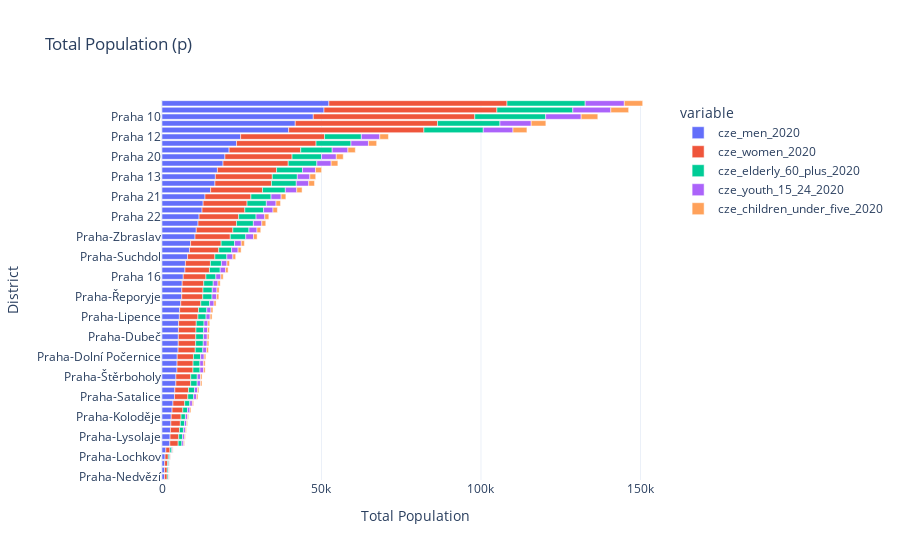
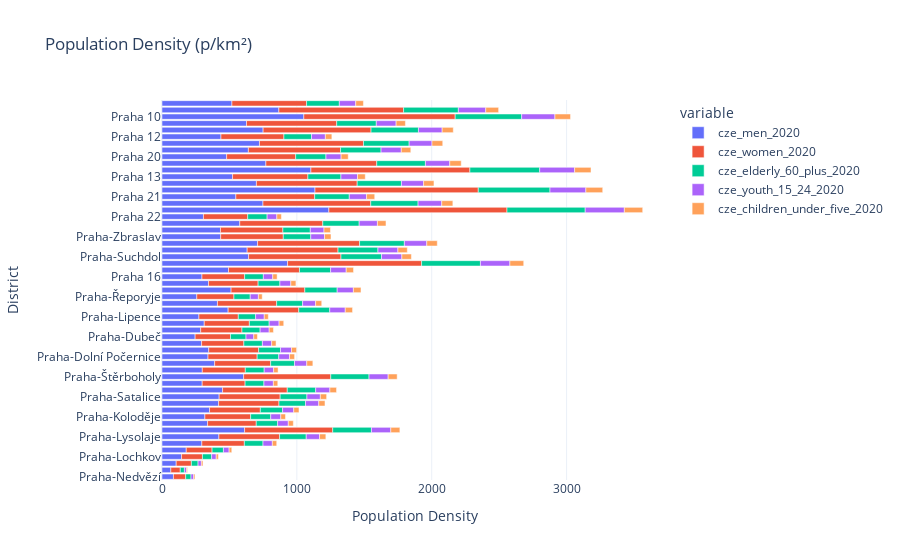

The notebook cell saved with these charts, in order:
### Code cell
pop_figures = pop.loc[:, [c for c in pop.columns if c.startswith("cze")]+["name", "area (km²)"]]
pop_figures.set_index("name", inplace=True)
pop_figures.sort_values(by="cze_general_2020", ascending=True, inplace=True)

fig = px.bar(pop_figures.drop(["area (km²)", "cze_general_2020"], axis=1), 
             orientation="h",
             template="plotly_white",
             title="Total Population (p)")
fig.update_layout(yaxis_title="District",
                  xaxis_title="Total Population")
fig.show()

pop_density = (pop_figures.T / pop_figures["area (km²)"]).T

fig = px.bar(pop_density.drop(["area (km²)", "cze_general_2020"], axis=1),
             orientation="h",
             template="plotly_white",
             title="Population Density (p/km²)")
fig.update_layout(yaxis_title="District",
                  xaxis_title="Population Density")
fig.show()

### Figure 1 — Plotly figure (JSON) as saved in the notebook; plotly's stock layout.template omitted (floating-point values rounded to 4 significant figures)
{"data": [{"alignmentgroup": "True", "hovertemplate": "variable=cze_men_2020<br>value=%{x}<br>name=%{y}<extra></extra>", "legendgroup": "cze_men_2020", "marker": {"color": "#636efa", "pattern": {"shape": ""}}, "name": "cze_men_2020", "offsetgroup": "cze_men_2020", "orientation": "h", "showlegend": true, "textposition": "auto", "type": "bar", "x": [782, 787, 838, 953, 1206, 2455, 2537, 2649, 2782, 2895, 3159, 3437, 3912, 4017, 4348, 4358, 4697, 4723, 4770, 5044, 5103, 5122, 5150, 5196, 5451, 5540, 5885, 6185, 6217, 6332, 6660, 7194, 7345, 8017, 8608, 8969, 10355, 10747, 11296, 11627, 12558, 12899, 13480, 15246, 16600, 16729, 17370, 19140, 19724, 21039, 23361, 24647, 39715, 41776, 47429, 50785, 52316], "xaxis": "x", "y": ["Praha-Nedvězí", "Praha-Královice", "Praha-Přední Kopanina", "Praha-Lochkov", "Praha-Benice", "Praha-Křeslice", "Praha-Lysolaje", "Praha-Petrovice", "Praha-Březiněves", "Praha-Koloděje", "Praha-Újezd", "Praha-Troja", "Praha-Satalice", "Praha-Nebušice", "Praha-Vinoř", "Praha-Štěrboholy", "Praha-Kolovraty", "Praha-Šeberov", "Praha-Dolní Počernice", "Praha-Velká Chuchle", "Praha-Zličín", "Praha-Dubeč", "Praha-Ďáblice", "Praha-Běchovice", "Praha-Lipence", "Praha-Dolní Měcholupy", "Praha-Klánovice", "Praha-Řeporyje", "Praha-Dolní Chabry", "Praha-Slivenec", "Praha 16", "Praha 19", "Praha 17", "Praha-Suchdol", "Praha 18", "Praha-Libuš", "Praha-Zbraslav", "Praha-Čakovice", "Praha-Kunratice", "Praha 22", "Praha 2", "Praha 7", "Praha 21", "Praha 1", "Praha 11", "Praha 13", "Praha 3", "Praha 15", "Praha 20", "Praha 14", "Praha 9", "Praha 12", "Praha 8", "Praha 5", "Praha 10", "Praha 4", "Praha 6"], "yaxis": "y"}, {"alignmentgroup": "True", "hovertemplate": "variable=cze_women_2020<br>value=%{x}<br>name=%{y}<extra></extra>", "legendgroup": "cze_women_2020", "marker": {"color": "#EF553B", "pattern": {"shape": ""}}, "name": "cze_women_2020", "offsetgroup": "cze_women_2020", "orientation": "h", "showlegend": true, "textposition": "auto", "type": "bar", "x": [835, 840, 895, 1017, 1286, 2621, 2707, 2827, 2970, 3089, 3374, 3668, 4175, 4288, 4641, 4652, 5012, 5024, 5091, 5384, 5446, 5467, 5497, 5545, 5812, 5913, 6281, 6599, 6635, 6758, 7108, 7678, 7839, 8557, 9187, 9572, 11048, 11470, 12056, 12408, 13404, 13768, 14388, 16272, 17718, 17855, 18540, 20428, 21052, 22456, 24934, 26304, 42388, 44589, 50622, 54204, 55837], "xaxis": "x", "y": ["Praha-Nedvězí", "Praha-Královice", "Praha-Přední Kopanina", "Praha-Lochkov", "Praha-Benice", "Praha-Křeslice", "Praha-Lysolaje", "Praha-Petrovice", "Praha-Březiněves", "Praha-Koloděje", "Praha-Újezd", "Praha-Troja", "Praha-Satalice", "Praha-Nebušice", "Praha-Vinoř", "Praha-Štěrboholy", "Praha-Kolovraty", "Praha-Šeberov", "Praha-Dolní Počernice", "Praha-Velká Chuchle", "Praha-Zličín", "Praha-Dubeč", "Praha-Ďáblice", "Praha-Běchovice", "Praha-Lipence", "Praha-Dolní Měcholupy", "Praha-Klánovice", "Praha-Řeporyje", "Praha-Dolní Chabry", "Praha-Slivenec", "Praha 16", "Praha 19", "Praha 17", "Praha-Suchdol", "Praha 18", "Praha-Libuš", "Praha-Zbraslav", "Praha-Čakovice", "Praha-Kunratice", "Praha 22", "Praha 2", "Praha 7", "Praha 21", "Praha 1", "Praha 11", "Praha 13", "Praha 3", "Praha 15", "Praha 20", "Praha 14", "Praha 9", "Praha 12", "Praha 8", "Praha 5", "Praha 10", "Praha 4", "Praha 6"], "yaxis": "y"}, {"alignmentgroup": "True", "hovertemplate": "variable=cze_elderly_60_plus_2020<br>value=%{x}<br>name=%{y}<extra></extra>", "legendgroup": "cze_elderly_60_plus_2020", "marker": {"color": "#00cc96", "pattern": {"shape": ""}}, "name": "cze_elderly_60_plus_2020", "offsetgroup": "cze_elderly_60_plus_2020", "orientation": "h", "showlegend": true, "textposition": "auto", "type": "bar", "x": [366, 368, 393, 447, 564, 1150, 1188, 1241, 1304, 1356, 1480, 1611, 1833, 1883, 2038, 2043, 2200, 2136, 2236, 2364, 2386, 2400, 2414, 2435, 2553, 2597, 2758, 2892, 2913, 2968, 3120, 3371, 3442, 3757, 4034, 4202, 4852, 5037, 5289, 5448, 5886, 6046, 6317, 7145, 7780, 7838, 8141, 8970, 9244, 9860, 10949, 11545, 18613, 19579, 22228, 23801, 24512], "xaxis": "x", "y": ["Praha-Nedvězí", "Praha-Královice", "Praha-Přední Kopanina", "Praha-Lochkov", "Praha-Benice", "Praha-Křeslice", "Praha-Lysolaje", "Praha-Petrovice", "Praha-Březiněves", "Praha-Koloděje", "Praha-Újezd", "Praha-Troja", "Praha-Satalice", "Praha-Nebušice", "Praha-Vinoř", "Praha-Štěrboholy", "Praha-Kolovraty", "Praha-Šeberov", "Praha-Dolní Počernice", "Praha-Velká Chuchle", "Praha-Zličín", "Praha-Dubeč", "Praha-Ďáblice", "Praha-Běchovice", "Praha-Lipence", "Praha-Dolní Měcholupy", "Praha-Klánovice", "Praha-Řeporyje", "Praha-Dolní Chabry", "Praha-Slivenec", "Praha 16", "Praha 19", "Praha 17", "Praha-Suchdol", "Praha 18", "Praha-Libuš", "Praha-Zbraslav", "Praha-Čakovice", "Praha-Kunratice", "Praha 22", "Praha 2", "Praha 7", "Praha 21", "Praha 1", "Praha 11", "Praha 13", "Praha 3", "Praha 15", "Praha 20", "Praha 14", "Praha 9", "Praha 12", "Praha 8", "Praha 5", "Praha 10", "Praha 4", "Praha 6"], "yaxis": "y"}, {"alignmentgroup": "True", "hovertemplate": "variable=cze_youth_15_24_2020<br>value=%{x}<br>name=%{y}<extra></extra>", "legendgroup": "cze_youth_15_24_2020", "marker": {"color": "#ab63fa", "pattern": {"shape": ""}}, "name": "cze_youth_15_24_2020", "offsetgroup": "cze_youth_15_24_2020", "orientation": "h", "showlegend": true, "textposition": "auto", "type": "bar", "x": [183, 185, 197, 224, 283, 575, 595, 621, 652, 679, 740, 806, 917, 942, 1020, 1022, 1101, 1103, 1119, 1183, 1196, 1201, 1208, 1219, 1276, 1299, 1380, 1452, 1458, 1485, 1562, 1687, 1723, 1880, 2019, 2104, 2428, 2520, 2649, 2727, 2945, 3025, 3161, 3576, 3893, 3922, 4074, 4489, 4626, 4934, 5479, 5779, 9314, 9798, 11124, 11911, 12269], "xaxis": "x", "y": ["Praha-Nedvězí", "Praha-Královice", "Praha-Přední Kopanina", "Praha-Lochkov", "Praha-Benice", "Praha-Křeslice", "Praha-Lysolaje", "Praha-Petrovice", "Praha-Březiněves", "Praha-Koloděje", "Praha-Újezd", "Praha-Troja", "Praha-Satalice", "Praha-Nebušice", "Praha-Vinoř", "Praha-Štěrboholy", "Praha-Kolovraty", "Praha-Šeberov", "Praha-Dolní Počernice", "Praha-Velká Chuchle", "Praha-Zličín", "Praha-Dubeč", "Praha-Ďáblice", "Praha-Běchovice", "Praha-Lipence", "Praha-Dolní Měcholupy", "Praha-Klánovice", "Praha-Řeporyje", "Praha-Dolní Chabry", "Praha-Slivenec", "Praha 16", "Praha 19", "Praha 17", "Praha-Suchdol", "Praha 18", "Praha-Libuš", "Praha-Zbraslav", "Praha-Čakovice", "Praha-Kunratice", "Praha 22", "Praha 2", "Praha 7", "Praha 21", "Praha 1", "Praha 11", "Praha 13", "Praha 3", "Praha 15", "Praha 20", "Praha 14", "Praha 9", "Praha 12", "Praha 8", "Praha 5", "Praha 10", "Praha 4", "Praha 6"], "yaxis": "y"}, {"alignmentgroup": "True", "hovertemplate": "variable=cze_children_under_five_2020<br>value=%{x}<br>name=%{y}<extra></extra>", "legendgroup": "cze_children_under_five_2020", "marker": {"color": "#FFA15A", "pattern": {"shape": ""}}, "name": "cze_children_under_five_2020", "offsetgroup": "cze_children_under_five_2020", "orientation": "h", "showlegend": true, "textposition": "auto", "type": "bar", "x": [87, 87, 92, 105, 133, 270, 280, 292, 307, 319, 348, 378, 431, 442, 479, 480, 518, 547, 525, 555, 565, 564, 567, 572, 601, 610, 648, 681, 685, 697, 734, 792, 809, 883, 948, 987, 1140, 1183, 1245, 1280, 1382, 1420, 1484, 1678, 1827, 1843, 1912, 2107, 2171, 2316, 2572, 2716, 4372, 4599, 5221, 5591, 5762], "xaxis": "x", "y": ["Praha-Nedvězí", "Praha-Královice", "Praha-Přední Kopanina", "Praha-Lochkov", "Praha-Benice", "Praha-Křeslice", "Praha-Lysolaje", "Praha-Petrovice", "Praha-Březiněves", "Praha-Koloděje", "Praha-Újezd", "Praha-Troja", "Praha-Satalice", "Praha-Nebušice", "Praha-Vinoř", "Praha-Štěrboholy", "Praha-Kolovraty", "Praha-Šeberov", "Praha-Dolní Počernice", "Praha-Velká Chuchle", "Praha-Zličín", "Praha-Dubeč", "Praha-Ďáblice", "Praha-Běchovice", "Praha-Lipence", "Praha-Dolní Měcholupy", "Praha-Klánovice", "Praha-Řeporyje", "Praha-Dolní Chabry", "Praha-Slivenec", "Praha 16", "Praha 19", "Praha 17", "Praha-Suchdol", "Praha 18", "Praha-Libuš", "Praha-Zbraslav", "Praha-Čakovice", "Praha-Kunratice", "Praha 22", "Praha 2", "Praha 7", "Praha 21", "Praha 1", "Praha 11", "Praha 13", "Praha 3", "Praha 15", "Praha 20", "Praha 14", "Praha 9", "Praha 12", "Praha 8", "Praha 5", "Praha 10", "Praha 4", "Praha 6"], "yaxis": "y"}], "layout": {"barmode": "relative", "legend": {"title": {"text": "variable"}, "tracegroupgap": 0}, "title": {"text": "Total Population (p)"}, "xaxis": {"anchor": "y", "domain": [0, 1], "title": {"text": "Total Population"}}, "yaxis": {"anchor": "x", "domain": [0, 1], "title": {"text": "District"}}}}

### Figure 2 — Plotly figure (JSON) as saved in the notebook; plotly's stock layout.template omitted (floating-point values rounded to 4 significant figures)
{"data": [{"alignmentgroup": "True", "hovertemplate": "variable=cze_men_2020<br>value=%{x}<br>name=%{y}<extra></extra>", "legendgroup": "cze_men_2020", "marker": {"color": "#636efa", "pattern": {"shape": ""}}, "name": "cze_men_2020", "offsetgroup": "cze_men_2020", "orientation": "h", "showlegend": true, "textposition": "auto", "type": "bar", "x": [84.86, 65.53, 105.3, 145.1, 179.7, 295.3, 421.8, 612.4, 338.0, 318.0, 352.5, 419.5, 423.8, 449.3, 298.0, 605.2, 298.8, 390.4, 341.3, 346.5, 293.6, 245.6, 286.9, 313.4, 273.8, 490.5, 411.1, 258.1, 512.2, 344.7, 296.4, 493.0, 931.1, 642.0, 631.4, 708.7, 435.1, 433.6, 576.6, 307.4, 1237.0, 748.7, 547.5, 1134.0, 700.1, 523.2, 1104.0, 770.2, 479.4, 640.4, 722.6, 437.3, 749.8, 626.6, 1052.0, 866.5, 518.5], "xaxis": "x", "y": ["Praha-Nedvězí", "Praha-Královice", "Praha-Přední Kopanina", "Praha-Lochkov", "Praha-Benice", "Praha-Křeslice", "Praha-Lysolaje", "Praha-Petrovice", "Praha-Březiněves", "Praha-Koloděje", "Praha-Újezd", "Praha-Troja", "Praha-Satalice", "Praha-Nebušice", "Praha-Vinoř", "Praha-Štěrboholy", "Praha-Kolovraty", "Praha-Šeberov", "Praha-Dolní Počernice", "Praha-Velká Chuchle", "Praha-Zličín", "Praha-Dubeč", "Praha-Ďáblice", "Praha-Běchovice", "Praha-Lipence", "Praha-Dolní Měcholupy", "Praha-Klánovice", "Praha-Řeporyje", "Praha-Dolní Chabry", "Praha-Slivenec", "Praha 16", "Praha 19", "Praha 17", "Praha-Suchdol", "Praha 18", "Praha-Libuš", "Praha-Zbraslav", "Praha-Čakovice", "Praha-Kunratice", "Praha 22", "Praha 2", "Praha 7", "Praha 21", "Praha 1", "Praha 11", "Praha 13", "Praha 3", "Praha 15", "Praha 20", "Praha 14", "Praha 9", "Praha 12", "Praha 8", "Praha 5", "Praha 10", "Praha 4", "Praha 6"], "yaxis": "y"}, {"alignmentgroup": "True", "hovertemplate": "variable=cze_women_2020<br>value=%{x}<br>name=%{y}<extra></extra>", "legendgroup": "cze_women_2020", "marker": {"color": "#EF553B", "pattern": {"shape": ""}}, "name": "cze_women_2020", "offsetgroup": "cze_women_2020", "orientation": "h", "showlegend": true, "textposition": "auto", "type": "bar", "x": [90.61, 69.95, 112.5, 154.8, 191.6, 315.3, 450.1, 653.5, 360.9, 339.3, 376.5, 447.7, 452.3, 479.6, 318.1, 646.1, 318.9, 415.3, 364.3, 369.8, 313.4, 262.2, 306.2, 334.4, 292.0, 523.5, 438.8, 275.4, 546.7, 367.9, 316.3, 526.2, 993.7, 685.2, 673.9, 756.3, 464.2, 462.8, 615.4, 328.0, 1321.0, 799.1, 584.4, 1211.0, 747.2, 558.5, 1179.0, 822.0, 511.6, 683.6, 771.3, 466.7, 800.3, 668.8, 1122.0, 924.8, 553.4], "xaxis": "x", "y": ["Praha-Nedvězí", "Praha-Královice", "Praha-Přední Kopanina", "Praha-Lochkov", "Praha-Benice", "Praha-Křeslice", "Praha-Lysolaje", "Praha-Petrovice", "Praha-Březiněves", "Praha-Koloděje", "Praha-Újezd", "Praha-Troja", "Praha-Satalice", "Praha-Nebušice", "Praha-Vinoř", "Praha-Štěrboholy", "Praha-Kolovraty", "Praha-Šeberov", "Praha-Dolní Počernice", "Praha-Velká Chuchle", "Praha-Zličín", "Praha-Dubeč", "Praha-Ďáblice", "Praha-Běchovice", "Praha-Lipence", "Praha-Dolní Měcholupy", "Praha-Klánovice", "Praha-Řeporyje", "Praha-Dolní Chabry", "Praha-Slivenec", "Praha 16", "Praha 19", "Praha 17", "Praha-Suchdol", "Praha 18", "Praha-Libuš", "Praha-Zbraslav", "Praha-Čakovice", "Praha-Kunratice", "Praha 22", "Praha 2", "Praha 7", "Praha 21", "Praha 1", "Praha 11", "Praha 13", "Praha 3", "Praha 15", "Praha 20", "Praha 14", "Praha 9", "Praha 12", "Praha 8", "Praha 5", "Praha 10", "Praha 4", "Praha 6"], "yaxis": "y"}, {"alignmentgroup": "True", "hovertemplate": "variable=cze_elderly_60_plus_2020<br>value=%{x}<br>name=%{y}<extra></extra>", "legendgroup": "cze_elderly_60_plus_2020", "marker": {"color": "#00cc96", "pattern": {"shape": ""}}, "name": "cze_elderly_60_plus_2020", "offsetgroup": "cze_elderly_60_plus_2020", "orientation": "h", "showlegend": true, "textposition": "auto", "type": "bar", "x": [39.72, 30.64, 49.39, 68.06, 84.05, 138.3, 197.5, 286.9, 158.4, 148.9, 165.2, 196.6, 198.6, 210.6, 139.7, 283.7, 140.0, 176.6, 160.0, 162.4, 137.3, 115.1, 134.5, 146.9, 128.2, 229.9, 192.7, 120.7, 240.0, 161.6, 138.8, 231.0, 436.3, 300.8, 295.9, 332.0, 203.9, 203.2, 270.0, 144.0, 579.9, 350.9, 256.6, 531.6, 328.1, 245.2, 517.6, 361.0, 224.7, 300.1, 338.7, 204.8, 351.4, 293.7, 492.8, 406.1, 242.9], "xaxis": "x", "y": ["Praha-Nedvězí", "Praha-Královice", "Praha-Přední Kopanina", "Praha-Lochkov", "Praha-Benice", "Praha-Křeslice", "Praha-Lysolaje", "Praha-Petrovice", "Praha-Březiněves", "Praha-Koloděje", "Praha-Újezd", "Praha-Troja", "Praha-Satalice", "Praha-Nebušice", "Praha-Vinoř", "Praha-Štěrboholy", "Praha-Kolovraty", "Praha-Šeberov", "Praha-Dolní Počernice", "Praha-Velká Chuchle", "Praha-Zličín", "Praha-Dubeč", "Praha-Ďáblice", "Praha-Běchovice", "Praha-Lipence", "Praha-Dolní Měcholupy", "Praha-Klánovice", "Praha-Řeporyje", "Praha-Dolní Chabry", "Praha-Slivenec", "Praha 16", "Praha 19", "Praha 17", "Praha-Suchdol", "Praha 18", "Praha-Libuš", "Praha-Zbraslav", "Praha-Čakovice", "Praha-Kunratice", "Praha 22", "Praha 2", "Praha 7", "Praha 21", "Praha 1", "Praha 11", "Praha 13", "Praha 3", "Praha 15", "Praha 20", "Praha 14", "Praha 9", "Praha 12", "Praha 8", "Praha 5", "Praha 10", "Praha 4", "Praha 6"], "yaxis": "y"}, {"alignmentgroup": "True", "hovertemplate": "variable=cze_youth_15_24_2020<br>value=%{x}<br>name=%{y}<extra></extra>", "legendgroup": "cze_youth_15_24_2020", "marker": {"color": "#ab63fa", "pattern": {"shape": ""}}, "name": "cze_youth_15_24_2020", "offsetgroup": "cze_youth_15_24_2020", "orientation": "h", "showlegend": true, "textposition": "auto", "type": "bar", "x": [19.86, 15.4, 24.76, 34.1, 42.17, 69.17, 98.93, 143.6, 79.22, 74.57, 82.58, 98.38, 99.34, 105.4, 69.91, 141.9, 70.05, 91.18, 80.07, 81.26, 68.82, 57.6, 67.29, 73.52, 64.1, 115.0, 96.41, 60.59, 120.1, 80.85, 69.5, 115.6, 218.4, 150.5, 148.1, 166.2, 102.0, 101.7, 135.2, 72.09, 290.2, 175.6, 128.4, 266.1, 164.2, 122.7, 259.0, 180.6, 112.4, 150.2, 169.5, 102.5, 175.8, 147.0, 246.6, 203.2, 121.6], "xaxis": "x", "y": ["Praha-Nedvězí", "Praha-Královice", "Praha-Přední Kopanina", "Praha-Lochkov", "Praha-Benice", "Praha-Křeslice", "Praha-Lysolaje", "Praha-Petrovice", "Praha-Březiněves", "Praha-Koloděje", "Praha-Újezd", "Praha-Troja", "Praha-Satalice", "Praha-Nebušice", "Praha-Vinoř", "Praha-Štěrboholy", "Praha-Kolovraty", "Praha-Šeberov", "Praha-Dolní Počernice", "Praha-Velká Chuchle", "Praha-Zličín", "Praha-Dubeč", "Praha-Ďáblice", "Praha-Běchovice", "Praha-Lipence", "Praha-Dolní Měcholupy", "Praha-Klánovice", "Praha-Řeporyje", "Praha-Dolní Chabry", "Praha-Slivenec", "Praha 16", "Praha 19", "Praha 17", "Praha-Suchdol", "Praha 18", "Praha-Libuš", "Praha-Zbraslav", "Praha-Čakovice", "Praha-Kunratice", "Praha 22", "Praha 2", "Praha 7", "Praha 21", "Praha 1", "Praha 11", "Praha 13", "Praha 3", "Praha 15", "Praha 20", "Praha 14", "Praha 9", "Praha 12", "Praha 8", "Praha 5", "Praha 10", "Praha 4", "Praha 6"], "yaxis": "y"}, {"alignmentgroup": "True", "hovertemplate": "variable=cze_children_under_five_2020<br>value=%{x}<br>name=%{y}<extra></extra>", "legendgroup": "cze_children_under_five_2020", "marker": {"color": "#FFA15A", "pattern": {"shape": ""}}, "name": "cze_children_under_five_2020", "offsetgroup": "cze_children_under_five_2020", "orientation": "h", "showlegend": true, "textposition": "auto", "type": "bar", "x": [9.441, 7.244, 11.56, 15.99, 19.82, 32.48, 46.55, 67.5, 37.3, 35.03, 38.84, 46.14, 46.69, 49.44, 32.83, 66.66, 32.96, 45.22, 37.57, 38.12, 32.51, 27.05, 31.58, 34.5, 30.19, 54.0, 45.27, 28.42, 56.44, 37.95, 32.66, 54.28, 102.6, 70.71, 69.54, 77.99, 47.9, 47.73, 63.55, 33.84, 136.2, 82.42, 60.28, 124.9, 77.05, 57.65, 121.6, 84.79, 52.76, 70.5, 79.56, 48.19, 82.54, 68.98, 115.8, 95.39, 57.11], "xaxis": "x", "y": ["Praha-Nedvězí", "Praha-Královice", "Praha-Přední Kopanina", "Praha-Lochkov", "Praha-Benice", "Praha-Křeslice", "Praha-Lysolaje", "Praha-Petrovice", "Praha-Březiněves", "Praha-Koloděje", "Praha-Újezd", "Praha-Troja", "Praha-Satalice", "Praha-Nebušice", "Praha-Vinoř", "Praha-Štěrboholy", "Praha-Kolovraty", "Praha-Šeberov", "Praha-Dolní Počernice", "Praha-Velká Chuchle", "Praha-Zličín", "Praha-Dubeč", "Praha-Ďáblice", "Praha-Běchovice", "Praha-Lipence", "Praha-Dolní Měcholupy", "Praha-Klánovice", "Praha-Řeporyje", "Praha-Dolní Chabry", "Praha-Slivenec", "Praha 16", "Praha 19", "Praha 17", "Praha-Suchdol", "Praha 18", "Praha-Libuš", "Praha-Zbraslav", "Praha-Čakovice", "Praha-Kunratice", "Praha 22", "Praha 2", "Praha 7", "Praha 21", "Praha 1", "Praha 11", "Praha 13", "Praha 3", "Praha 15", "Praha 20", "Praha 14", "Praha 9", "Praha 12", "Praha 8", "Praha 5", "Praha 10", "Praha 4", "Praha 6"], "yaxis": "y"}], "layout": {"barmode": "relative", "legend": {"title": {"text": "variable"}, "tracegroupgap": 0}, "title": {"text": "Population Density (p/km²)"}, "xaxis": {"anchor": "y", "domain": [0, 1], "title": {"text": "Population Density"}}, "yaxis": {"anchor": "x", "domain": [0, 1], "title": {"text": "District"}}}}
